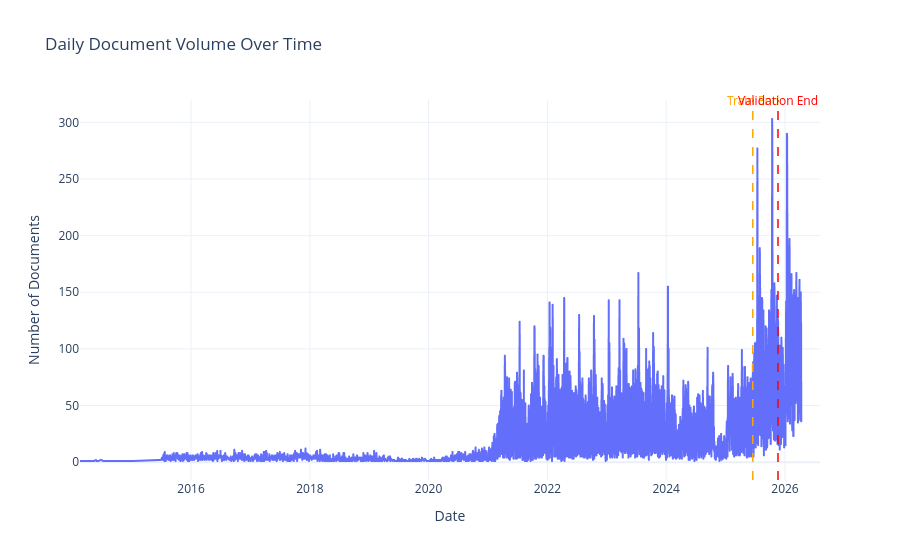
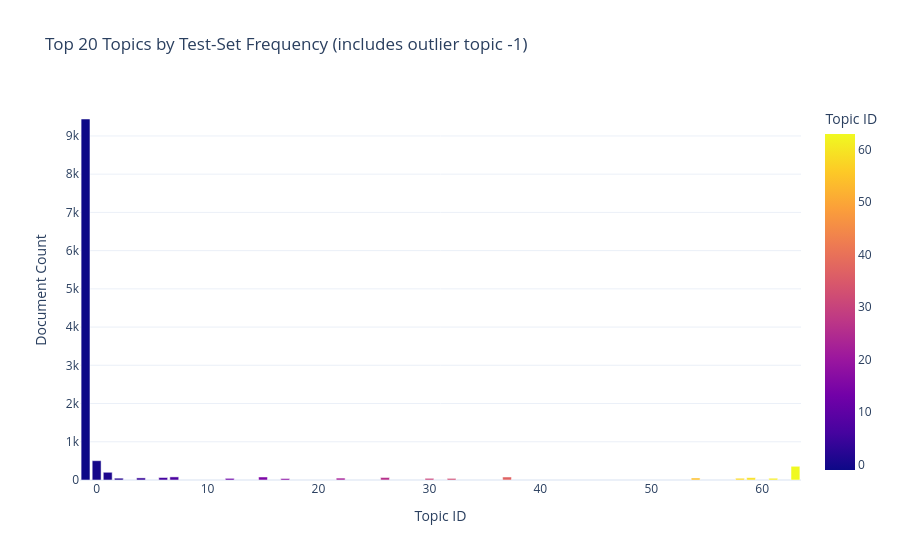
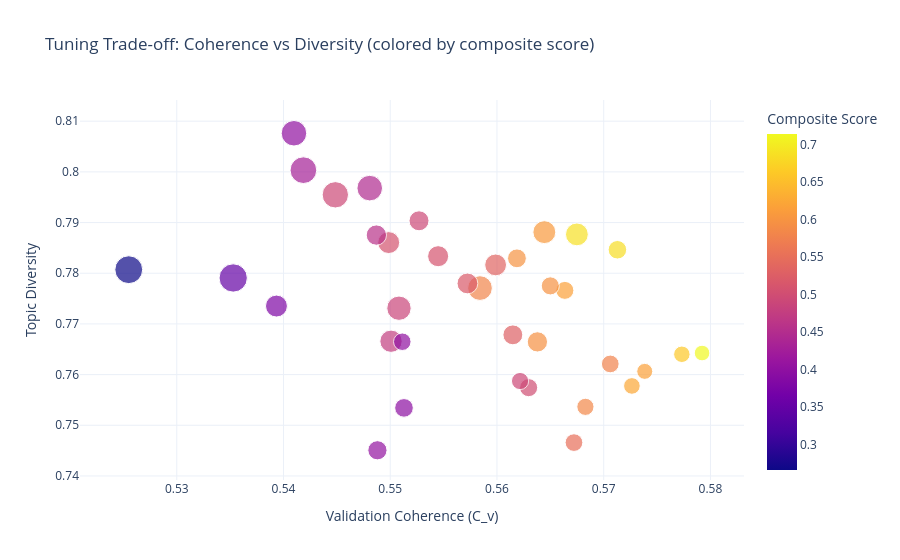
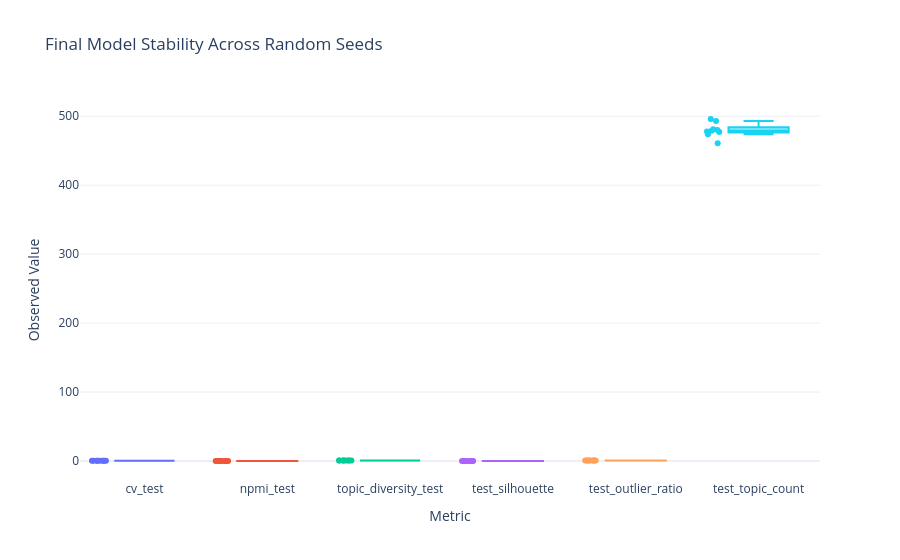

Notebook code for these charts, in order:
### Markdown cell above
Generates scientific figures for trends, topic prevalence, tuning trade-offs, and stability.

### Code cell
# ---------- Figure 1: Document intensity over time (all splits) ----------
plot_df = df[['date']].copy()
plot_df['date'] = pd.to_datetime(plot_df['date'])
plot_df['day'] = plot_df['date'].dt.floor('D')

daily_counts = plot_df.groupby('day').size().reset_index(name='documents')

split_dates = {
    'train_end': pd.to_datetime(train_df['date']).max(),
    'val_start': pd.to_datetime(val_df['date']).min(),
    'val_end': pd.to_datetime(val_df['date']).max(),
    'test_start': pd.to_datetime(test_df['date']).min()
}

fig_daily = px.line(
    daily_counts,
    x='day',
    y='documents',
    title='Daily Document Volume Over Time',
    labels={'day': 'Date', 'documents': 'Number of Documents'}
)


def add_date_marker(fig, date_value, label, color):
    if pd.isna(date_value):
        return
    marker_x = pd.to_datetime(date_value).to_pydatetime()
    fig.add_shape(
        type='line',
        x0=marker_x,
        x1=marker_x,
        y0=0,
        y1=1,
        xref='x',
        yref='paper',
        line=dict(color=color, dash='dash', width=1.5)
    )
    fig.add_annotation(
        x=marker_x,
        y=1,
        xref='x',
        yref='paper',
        yshift=10,
        text=label,
        showarrow=False,
        font=dict(color=color)
    )


add_date_marker(fig_daily, split_dates['train_end'], 'Train End', 'orange')
add_date_marker(fig_daily, split_dates['val_end'], 'Validation End', 'red')
fig_daily.update_layout(template='plotly_white')
fig_daily.show()

# ---------- Figure 2: Topic prevalence in final test assignment ----------
if 'test_topics' in globals():
    topic_counts = pd.Series(test_topics).value_counts(dropna=False).rename_axis('topic').reset_index(name='count')
    topic_counts['topic'] = topic_counts['topic'].astype(int)
    topic_counts = topic_counts.sort_values('count', ascending=False)

    fig_topic_prev = px.bar(
        topic_counts.head(20),
        x='topic',
        y='count',
        color='topic',
        title='Top 20 Topics by Test-Set Frequency (includes outlier topic -1)',
        labels={'topic': 'Topic ID', 'count': 'Document Count'}
    )
    fig_topic_prev.update_layout(showlegend=False, template='plotly_white')
    fig_topic_prev.show()
else:
    print('Topic prevalence figure skipped (`test_topics` not available).')

# ---------- Figure 3: Hyperparameter trade-off map ----------
if {'cv_val', 'topic_diversity', 'composite_score', 'n_neighbors', 'min_cluster_size'}.issubset(tuning_results.columns):
    fig_tradeoff = px.scatter(
        tuning_results,
        x='cv_val',
        y='topic_diversity',
        color='composite_score',
        size='n_topics' if 'n_topics' in tuning_results.columns else None,
        hover_data=['n_neighbors', 'n_components', 'min_cluster_size', 'min_samples', 'fit_seconds'],
        title='Tuning Trade-off: Coherence vs Diversity (colored by composite score)',
        labels={'cv_val': 'Validation Coherence (C_v)', 'topic_diversity': 'Topic Diversity', 'composite_score': 'Composite Score'}
    )
    fig_tradeoff.update_layout(template='plotly_white')
    fig_tradeoff.show()

# ---------- Figure 4: Seed stability profile ----------
if not seed_results.empty:
    long_seed = seed_results.melt(
        id_vars=['seed'],
        value_vars=['cv_test', 'npmi_test', 'topic_diversity_test', 'test_silhouette', 'test_outlier_ratio', 'test_topic_count'],
        var_name='metric',
        value_name='value'
    )

    fig_seed_box = px.box(
        long_seed,
        x='metric',
        y='value',
        points='all',
        color='metric',
        title='Final Model Stability Across Random Seeds',
        labels={'metric': 'Metric', 'value': 'Observed Value'}
    )
    fig_seed_box.update_layout(showlegend=False, template='plotly_white')
    fig_seed_box.show()

# ---------- Figure 5: Fold-level metric heatmap ----------
if {'fold', 'cv_val', 'npmi_val', 'topic_diversity', 'intra_topic_similarity', 'inter_topic_similarity'}.issubset(cv_results.columns):
    fold_summary = cv_results.groupby('fold', as_index=False)[
        ['cv_val', 'npmi_val', 'topic_diversity', 'intra_topic_similarity', 'inter_topic_similarity']
    ].mean()

    z_values = fold_summary[['cv_val', 'npmi_val', 'topic_diversity', 'intra_topic_similarity', 'inter_topic_similarity']].to_numpy()

    fig_heat = go.Figure(data=go.Heatmap(
        z=z_values,
        x=['C_v', 'NPMI', 'Diversity', 'Intra Sim', 'Inter Sim'],
        y=[f"Fold {int(f)}" for f in fold_summary['fold']],
        colorscale='Viridis',
        colorbar=dict(title='Mean Value')
    ))
    fig_heat.update_layout(
        title='Fold-wise Average Metrics During Hyperparameter Tuning',
        xaxis_title='Metric',
        yaxis_title='Time-Series CV Fold',
        template='plotly_white'
    )
    fig_heat.show()

print('Scientific visualizations generated.')

### Figure 1 — Plotly figure (JSON) as saved in the notebook; plotly's stock layout.template omitted (floating-point values rounded to 4 significant figures; data arrays with more than 128 entries replaced by an {"elided": "..."} marker saying what was removed)
{"data": [{"hovertemplate": "Date=%{x}<br>Number of Documents=%{y}<extra></extra>", "legendgroup": "", "line": {"color": "#636efa", "dash": "solid"}, "marker": {"symbol": "circle"}, "mode": "lines", "name": "", "showlegend": false, "type": "scattergl", "x": {"elided": "3302 str values"}, "xaxis": "x", "y": {"elided": "3302 int values"}, "yaxis": "y"}], "layout": {"annotations": [{"font": {"color": "orange"}, "showarrow": false, "text": "Train End", "x": "2025-06-16T22:56:30+00:00", "xref": "x", "y": 1, "yref": "paper", "yshift": 10}, {"font": {"color": "red"}, "showarrow": false, "text": "Validation End", "x": "2025-11-18T23:36:34+00:00", "xref": "x", "y": 1, "yref": "paper", "yshift": 10}], "legend": {"tracegroupgap": 0}, "shapes": [{"line": {"color": "orange", "dash": "dash", "width": 1.5}, "type": "line", "x0": "2025-06-16T22:56:30+00:00", "x1": "2025-06-16T22:56:30+00:00", "xref": "x", "y0": 0, "y1": 1, "yref": "paper"}, {"line": {"color": "red", "dash": "dash", "width": 1.5}, "type": "line", "x0": "2025-11-18T23:36:34+00:00", "x1": "2025-11-18T23:36:34+00:00", "xref": "x", "y0": 0, "y1": 1, "yref": "paper"}], "title": {"text": "Daily Document Volume Over Time"}, "xaxis": {"anchor": "y", "domain": [0, 1], "title": {"text": "Date"}}, "yaxis": {"anchor": "x", "domain": [0, 1], "title": {"text": "Number of Documents"}}}}

### Figure 2 — Plotly figure (JSON) as saved in the notebook; plotly's stock layout.template omitted (floating-point values rounded to 4 significant figures)
{"data": [{"hovertemplate": "Topic ID=%{marker.color}<br>Document Count=%{y}<extra></extra>", "legendgroup": "", "marker": {"color": [-1, 0, 63, 1, 7, 37, 15, 26, 6, 59, 4, 54, 22, 2, 61, 58, 30, 12, 32, 17], "coloraxis": "coloraxis", "pattern": {"shape": ""}}, "name": "", "orientation": "v", "showlegend": false, "textposition": "auto", "type": "bar", "x": [-1, 0, 63, 1, 7, 37, 15, 26, 6, 59, 4, 54, 22, 2, 61, 58, 30, 12, 32, 17], "xaxis": "x", "y": [9443, 505, 359, 202, 81, 79, 79, 66, 65, 61, 55, 53, 50, 48, 46, 46, 44, 43, 42, 39], "yaxis": "y"}], "layout": {"barmode": "relative", "coloraxis": {"colorbar": {"title": {"text": "Topic ID"}}, "colorscale": [[0, "#0d0887"], [0.1111, "#46039f"], [0.2222, "#7201a8"], [0.3333, "#9c179e"], [0.4444, "#bd3786"], [0.5556, "#d8576b"], [0.6667, "#ed7953"], [0.7778, "#fb9f3a"], [0.8889, "#fdca26"], [1, "#f0f921"]]}, "legend": {"tracegroupgap": 0}, "showlegend": false, "title": {"text": "Top 20 Topics by Test-Set Frequency (includes outlier topic -1)"}, "xaxis": {"anchor": "y", "domain": [0, 1], "title": {"text": "Topic ID"}}, "yaxis": {"anchor": "x", "domain": [0, 1], "title": {"text": "Document Count"}}}}

### Figure 3 — Plotly figure (JSON) as saved in the notebook; plotly's stock layout.template omitted (floating-point values rounded to 4 significant figures; data arrays with more than 128 entries replaced by an {"elided": "..."} marker saying what was removed)
{"data": [{"customdata": {"elided": "36x5 float values"}, "hovertemplate": "Validation Coherence (C_v)=%{x}<br>Topic Diversity=%{y}<br>n_topics=%{marker.size}<br>n_neighbors=%{customdata[0]}<br>n_components=%{customdata[1]}<br>min_cluster_size=%{customdata[2]}<br>min_samples=%{customdata[3]}<br>fit_seconds=%{customdata[4]}<br>Composite Score=%{marker.color}<extra></extra>", "legendgroup": "", "marker": {"color": [0.7138, 0.6888, 0.6855, 0.6622, 0.6238, 0.6172, 0.6156, 0.608, 0.5981, 0.5967, 0.5961, 0.5848, 0.5804, 0.5776, 0.5496, 0.5343, 0.5295, 0.5193, 0.5085, 0.5082, 0.5001, 0.4929, 0.4929, 0.4918, 0.487, 0.4762, 0.4583, 0.4455, 0.4294, 0.4057, 0.4025, 0.4009, 0.3974, 0.3793, 0.3494, 0.2661], "coloraxis": "coloraxis", "size": [147.3, 313.0, 207.3, 163.3, 166.7, 154.0, 195.0, 315.7, 212.7, 197.0, 247.0, 177.7, 367.3, 189.0, 188.7, 286.0, 238.0, 260.3, 266.3, 290.0, 196.7, 240.3, 418.0, 178.7, 356.7, 299.3, 249.0, 394.7, 429.3, 221.7, 392.0, 185.0, 208.7, 289.3, 481.7, 466.3], "sizemode": "area", "sizeref": 1.204, "symbol": "circle"}, "mode": "markers", "name": "", "orientation": "v", "showlegend": false, "type": "scatter", "x": [0.5792, 0.5675, 0.5713, 0.5773, 0.5726, 0.5738, 0.5664, 0.5644, 0.5619, 0.565, 0.5638, 0.5683, 0.5584, 0.5706, 0.5672, 0.5599, 0.5615, 0.5572, 0.5545, 0.5499, 0.563, 0.5527, 0.5449, 0.5622, 0.5508, 0.5501, 0.5487, 0.5481, 0.5419, 0.5488, 0.541, 0.5511, 0.5513, 0.5393, 0.5353, 0.5255], "xaxis": "x", "y": [0.7643, 0.7877, 0.7846, 0.764, 0.7578, 0.7606, 0.7766, 0.7881, 0.7829, 0.7775, 0.7665, 0.7536, 0.7771, 0.7621, 0.7466, 0.7816, 0.7678, 0.778, 0.7834, 0.786, 0.7574, 0.7903, 0.7955, 0.7587, 0.7731, 0.7666, 0.7875, 0.7968, 0.8003, 0.7451, 0.8076, 0.7665, 0.7534, 0.7735, 0.7791, 0.7807], "yaxis": "y"}], "layout": {"coloraxis": {"colorbar": {"title": {"text": "Composite Score"}}, "colorscale": [[0, "#0d0887"], [0.1111, "#46039f"], [0.2222, "#7201a8"], [0.3333, "#9c179e"], [0.4444, "#bd3786"], [0.5556, "#d8576b"], [0.6667, "#ed7953"], [0.7778, "#fb9f3a"], [0.8889, "#fdca26"], [1, "#f0f921"]]}, "legend": {"itemsizing": "constant", "tracegroupgap": 0}, "title": {"text": "Tuning Trade-off: Coherence vs Diversity (colored by composite score)"}, "xaxis": {"anchor": "y", "domain": [0, 1], "title": {"text": "Validation Coherence (C_v)"}}, "yaxis": {"anchor": "x", "domain": [0, 1], "title": {"text": "Topic Diversity"}}}}

### Figure 4 — Plotly figure (JSON) as saved in the notebook; plotly's stock layout.template omitted (floating-point values rounded to 4 significant figures)
{"data": [{"alignmentgroup": "True", "boxpoints": "all", "hovertemplate": "Metric=%{x}<br>Observed Value=%{y}<extra></extra>", "legendgroup": "cv_test", "marker": {"color": "#636efa"}, "name": "cv_test", "notched": false, "offsetgroup": "cv_test", "orientation": "v", "showlegend": true, "type": "box", "x": ["cv_test", "cv_test", "cv_test", "cv_test", "cv_test", "cv_test", "cv_test", "cv_test", "cv_test"], "x0": " ", "xaxis": "x", "y": [0.5242, 0.5295, 0.5178, 0.5149, 0.5158, 0.5134, 0.5276, 0.5123, 0.5226], "y0": " ", "yaxis": "y"}, {"alignmentgroup": "True", "boxpoints": "all", "hovertemplate": "Metric=%{x}<br>Observed Value=%{y}<extra></extra>", "legendgroup": "npmi_test", "marker": {"color": "#EF553B"}, "name": "npmi_test", "notched": false, "offsetgroup": "npmi_test", "orientation": "v", "showlegend": true, "type": "box", "x": ["npmi_test", "npmi_test", "npmi_test", "npmi_test", "npmi_test", "npmi_test", "npmi_test", "npmi_test", "npmi_test"], "x0": " ", "xaxis": "x", "y": [0.02458, 0.02712, 0.02491, 0.01405, 0.02136, 0.02153, 0.02951, 0.01744, 0.02678], "y0": " ", "yaxis": "y"}, {"alignmentgroup": "True", "boxpoints": "all", "hovertemplate": "Metric=%{x}<br>Observed Value=%{y}<extra></extra>", "legendgroup": "topic_diversity_test", "marker": {"color": "#00cc96"}, "name": "topic_diversity_test", "notched": false, "offsetgroup": "topic_diversity_test", "orientation": "v", "showlegend": true, "type": "box", "x": ["topic_diversity_test", "topic_diversity_test", "topic_diversity_test", "topic_diversity_test", "topic_diversity_test", "topic_diversity_test", "topic_diversity_test", "topic_diversity_test", "topic_diversity_test"], "x0": " ", "xaxis": "x", "y": [0.744, 0.7393, 0.748, 0.7423, 0.745, 0.7456, 0.7423, 0.7414, 0.7539], "y0": " ", "yaxis": "y"}, {"alignmentgroup": "True", "boxpoints": "all", "hovertemplate": "Metric=%{x}<br>Observed Value=%{y}<extra></extra>", "legendgroup": "test_silhouette", "marker": {"color": "#ab63fa"}, "name": "test_silhouette", "notched": false, "offsetgroup": "test_silhouette", "orientation": "v", "showlegend": true, "type": "box", "x": ["test_silhouette", "test_silhouette", "test_silhouette", "test_silhouette", "test_silhouette", "test_silhouette", "test_silhouette", "test_silhouette", "test_silhouette"], "x0": " ", "xaxis": "x", "y": [0.1001, 0.08721, 0.09986, 0.08873, 0.08619, 0.08161, 0.08689, 0.1068, 0.05875], "y0": " ", "yaxis": "y"}, {"alignmentgroup": "True", "boxpoints": "all", "hovertemplate": "Metric=%{x}<br>Observed Value=%{y}<extra></extra>", "legendgroup": "test_outlier_ratio", "marker": {"color": "#FFA15A"}, "name": "test_outlier_ratio", "notched": false, "offsetgroup": "test_outlier_ratio", "orientation": "v", "showlegend": true, "type": "box", "x": ["test_outlier_ratio", "test_outlier_ratio", "test_outlier_ratio", "test_outlier_ratio", "test_outlier_ratio", "test_outlier_ratio", "test_outlier_ratio", "test_outlier_ratio", "test_outlier_ratio"], "x0": " ", "xaxis": "x", "y": [0.7222, 0.7161, 0.7262, 0.7157, 0.7208, 0.7177, 0.7209, 0.7314, 0.6956], "y0": " ", "yaxis": "y"}, {"alignmentgroup": "True", "boxpoints": "all", "hovertemplate": "Metric=%{x}<br>Observed Value=%{y}<extra></extra>", "legendgroup": "test_topic_count", "marker": {"color": "#19d3f3"}, "name": "test_topic_count", "notched": false, "offsetgroup": "test_topic_count", "orientation": "v", "showlegend": true, "type": "box", "x": ["test_topic_count", "test_topic_count", "test_topic_count", "test_topic_count", "test_topic_count", "test_topic_count", "test_topic_count", "test_topic_count", "test_topic_count"], "x0": " ", "xaxis": "x", "y": [477.0, 478.0, 481.0, 461.0, 496.0, 474.0, 480.0, 493.0, 479.0], "y0": " ", "yaxis": "y"}], "layout": {"boxmode": "overlay", "legend": {"title": {"text": "Metric"}, "tracegroupgap": 0}, "showlegend": false, "title": {"text": "Final Model Stability Across Random Seeds"}, "xaxis": {"anchor": "y", "categoryarray": ["cv_test", "npmi_test", "topic_diversity_test", "test_silhouette", "test_outlier_ratio", "test_topic_count"], "categoryorder": "array", "domain": [0, 1], "title": {"text": "Metric"}}, "yaxis": {"anchor": "x", "domain": [0, 1], "title": {"text": "Observed Value"}}}}
